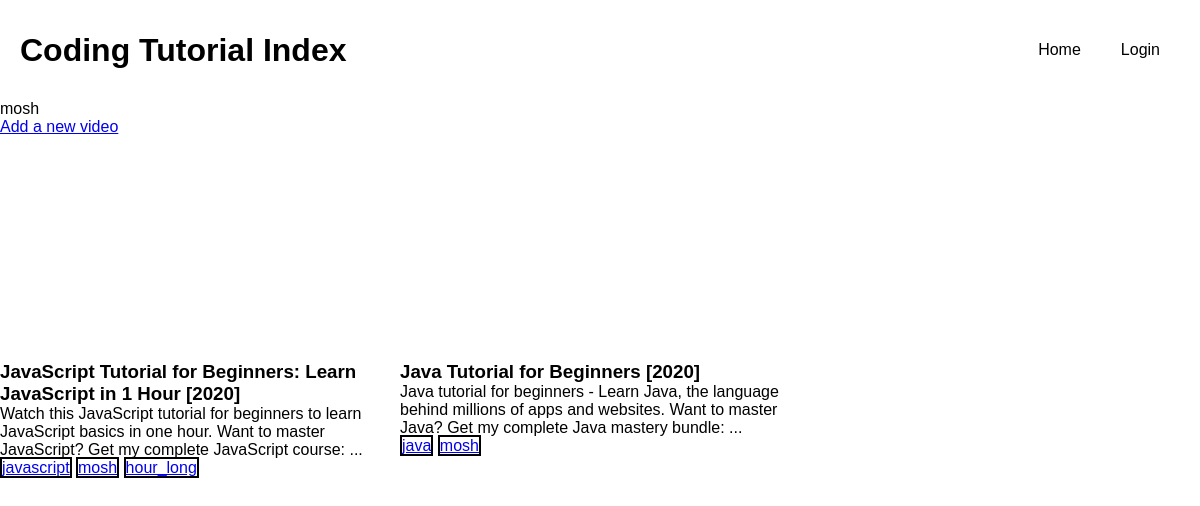
Screenshot of /category/mosh with the database file from the repository.
### tutorial_index/models.py (models this page shows, shortened)
class Category(models.Model):
  name = models.CharField(max_length=50)

class Tutorial(models.Model):
  title = models.CharField(max_length=500)
  description = models.CharField(max_length=500)
  video_id = models.CharField(max_length=200)
  category = models.ManyToManyField(Category, blank=True)
  likes = models.ManyToManyField(User, blank=True, related_name="liked_tutorials")
  dislikes = models.ManyToManyField(User, blank=True, related_name="disliked_tutorials")
  comments = models.ManyToManyField(Comment, blank=True)

### tutorial_index/views.py (the view)
# urls.py: path('category/<str:category>', views.category, name='category'),
def category(request, category):
  return render(request, "tutorial_index/category.html", {
      "tutorials": Tutorial.objects.filter(category=Category.objects.get(name=category)),
      "category": category
  })

### tutorial_index/templates/tutorial_index/category.html
{%extends 'tutorial_index/index.html' %}
{%block category%}{{category}}{%endblock%}

### tutorial_index/templates/tutorial_index/index.html (shortened to what this page needs)
{%extends 'tutorial_index/layout.html'%} {%block title%}Home{%endblock%} {%block body%}
{%block category%}{%endblock%}
<div class="add-video"><a href="{%url 'add-video'%}">Add a new video</a></div>
<main class="tutorials">
  {%for tutorial in tutorials%}
  <div class="tutorial_container">
    <div onclick="showTutorial({{tutorial.id}}, '{{request.user.username}}')">
      <div class="img-wrapper">
      </div>
      <h3>{{tutorial.title}}</h3>
      <p>{{tutorial.description}}</p>
    </div>
    <div>
      {%for category in tutorial.category.all%}
      <a href="{%url 'category' category.name%}" class="category">{{category.name}}</a>
      {%endfor%}
    </div>
  </div>
  {%endfor%}
</main>
{%endblock%}

### tutorial_index/static/css/main.css (style rules this page uses)
* { box-sizing:border-box;margin:0;padding:0;font-family:sans-serif }
.tutorials { display:grid;grid-template-columns:repeat(3, 1fr);justify-items:center }
.tutorial_container { width:400px;cursor:pointer }
.tutorial_container .img-wrapper { height:225px;overflow:hidden;display:flex;align-items:center }
.category { border:2px black solid }

### rows the page displays
Category: name "mosh"
Tutorial: title "JavaScript Tutorial for Beginners: Learn JavaScript in 1 Hour [2020]", description "Watch this JavaScript tutorial for beginners to learn JavaScript basics in one hour. Want to master JavaScript? Get my complete JavaScript course: ..."
Category: name "javascript"
Category: name "hour_long"
Tutorial: title "Java Tutorial for Beginners [2020]", description "Java tutorial for beginners - Learn Java, the language behind millions of apps and websites. Want to master Java? Get my complete Java mastery bundle: ..."
Category: name "java"
